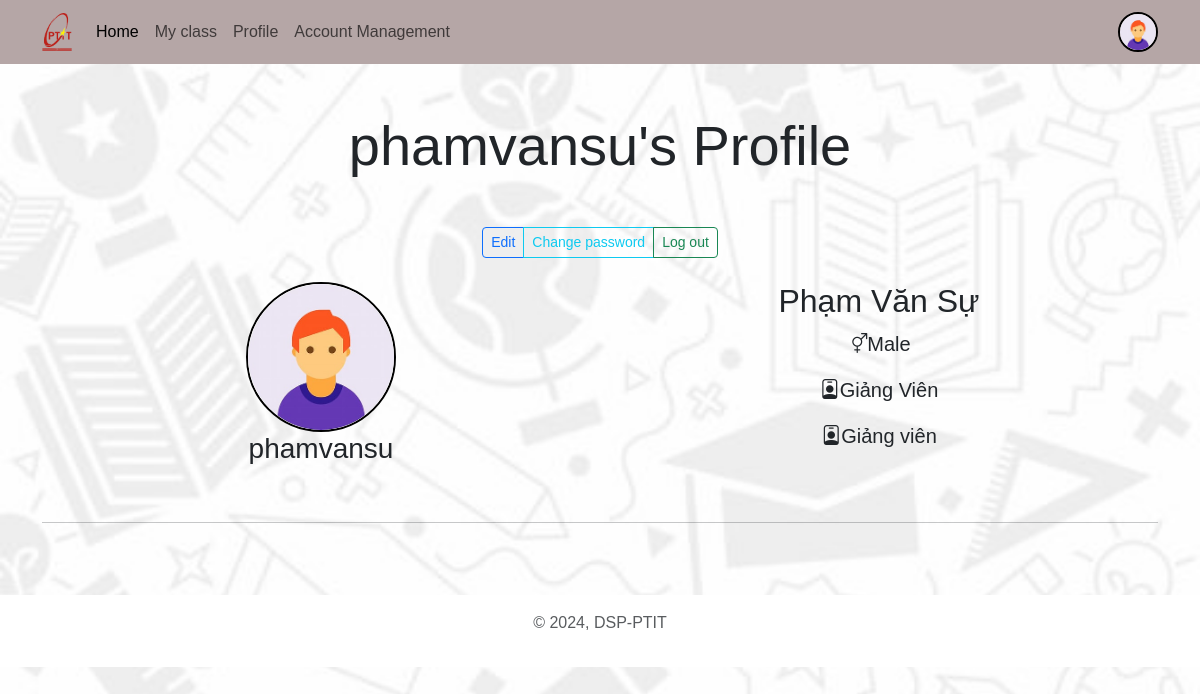
The app's page /user/profile/phamvansu (signed in) with its own data.
### account/models.py (models this page shows, shortened)
class Profile(models.Model):
    user = models.OneToOneField(User, on_delete=models.CASCADE, null=True, verbose_name='User Object') #verbose_name
    user_class = models.TextField(blank=True, null=True)
    email=models.EmailField(blank=True, null=True,max_length=254,unique=True)
    profile_img = models.ImageField(upload_to='profile_images', default='profile_images/user.jpg', blank=True, null=True, verbose_name='Profile Pic')
    studen_id = models.CharField(max_length=15, blank=True, null=True)
    GENDER = (
        ('Male', 'Male'),
        ('Female', 'Female'),
        ('Other', 'Other'),
    )
    gender = models.CharField(max_length=6, choices=GENDER, blank=True, null=True)
    @property
    def full_name(self):
        return f"{self.user.first_name} {self.user.last_name}"

### account/views.py (the view)
# urls.py: path('profile/<str:username>', views.profile, name='profile'),
@login_required(login_url='login')
@never_cache
def profile(request, username):
    if request.user.username != username:
        return HttpResponseForbidden("You are not allowed to view this profile.")
    user_object=User.objects.get(username=username)
    user_profile = Profile.objects.get(user=user_object)
    default_img_url = static('')
    context={
        "user_profile":user_profile,
        'default_img_url': default_img_url,
    }
    return render(request, "profile.html",context)

### templates/profile.html (shortened to what this page needs)
{% load static %}
<!DOCTYPE html>
<html lang="en">
<head>
    <link href="https://cdn.jsdelivr.net/npm/bootstrap@5.3.0-alpha3/dist/css/bootstrap.min.css" rel="stylesheet"
>
    <link rel="stylesheet" href="https://cdn.jsdelivr.net/npm/bootstrap-icons@1.10.2/font/bootstrap-icons.css"
>
        <link rel="stylesheet" href="/static/css/style.css">
    </head>
<body>
    {% include "Components/navbar_loged_in.html" %}
    <h1 class="display-4 text-center my-5">{{user_profile.user.username}}'s Profile</h1>
    <div class="container text-center">
        <div class="btn-group" role="group" aria-label="Basic mixed styles example">
            <a href="{% url 'edit_profile' %}" type="button" class="btn btn-sm btn-outline-primary">Edit</a>
            <a href="{% url 'change_password' %}" type="button" class="btn btn-sm btn-outline-info">Change password</a>
            <a href="{% url 'logout' %}" type="button" class="btn btn-sm btn-outline-success">Log out</a>
        </div>
        <div class="container text-center my-4">
            <div class="row row-cols-sm-1 row-cols-md-2">
                <div class="col-12">
                    {% if user_profile.profile_img %}
                        <img src="{{ user_profile.profile_img.url }}" alt="user-profile" width="150" height="150" class="rounded-circle" style="border: 2px solid #000;">
                    {% else %}
                        <img src="{% static 'images/user.jpg' %}" alt="user-profile" width="150" height="150" class="rounded-circle" style="border: 2px solid #000;">
                    {% endif %}
                    <h2 class="fs-3">{{user_profile.user.username}}</h2>
                </div>
                <div class="col-12">
                    <h2>{{user_profile.full_name}}</h2>
                    <p class="fs-5"><i class="bi bi-gender-ambiguous"></i>{{user_profile.gender}}</p>
                    <p class="fs-5"><i class="bi bi-person-badge"></i>{{user_profile.studen_id}}</p>
                    <p class="fs-5"><i class="bi bi-person-badge"></i>{{user_profile.user_class}}</p>
                </div>
            </div>
        </div>
        <hr class="my-5">
    </div>
    {% include "Components/footer.html" %}
</body>
</html>

### templates/Components/navbar_loged_in.html (shortened to what this page needs)
    <nav class="navbar navbar-expand-lg bg-body-tertiary d-none d-lg-block">
        <div class="container">
            <a class="navbar-brand" href="">
                <img src="/static/images/logo_ptit.png" alt="" style="width: 30px;">
                </a>
            <div class="collapse navbar-collapse" id="navbarSupportedContent">
                <ul class="navbar-nav me-auto mb-2 mb-lg-0">
                    <li class="nav-item">
                        <a class="nav-link active" aria-current="page" href="{% url 'welcome' %}">Home</a>
                    </li>
						<a class="nav-link" href="{% url 'my_classes' %}">My class</a>
					<li class="nav-item">
                        <a class="nav-link" href="{% url 'profile' request.user.username %}">Profile</a>
                    </li>
                    {% if request.user.is_staff or request.user.is_superuser %}
                    <a class="nav-link" href="{% url "account_management" %}">Account Management</a>
                    {% endif %}
                </ul>
                {% if request.user.is_authenticated %}
                    <a href="{% url 'profile' request.user.username %}" class="ms-5">
                    <img src="{{request.user.profile.profile_img.url}}" class="rounded-circle" width="40" height="40" alt="profile_img" style="border: 2px solid #000;">
                    </a>
                {% endif %}
            </div>
        </div>
    </nav>

### templates/Components/footer.html
<footer class="py-3 my-4">
    <p class="text-center text-body-secondary">© 2024, DSP-PTIT</p>
</footer>

### static/css/style.css (style rules this page uses)
* { font-family: 'Arial', 'Tahoma', 'Verdana', 'Roboto', 'Open Sans', sans-serif; }
body { background-image: url("../images/Bg1.jpg"); background-size: cover; background-repeat: no-repeat; background-attachment: fixed; background-position: center; }
footer { background-color: #ffffff !important; width: 100%; }
.navbar { background-color: #b5a6a6 !important; }

### records on screen
Profile: user.username "phamvansu", profile_img (placeholder picture), full_name "Phạm Văn Sự", gender "Male", studen_id "Giảng Viên", user_class "Giảng viên"
